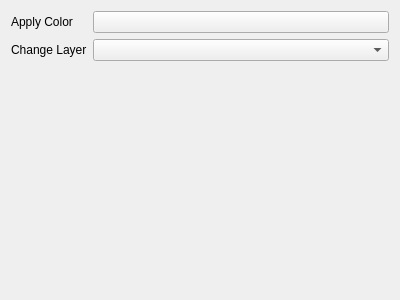
<?xml version="1.0" encoding="UTF-8"?>
<ui version="4.0">
 <class>Avogadro::QtPlugins::SelectionToolWidget</class>
 <widget class="QWidget" name="Avogadro::QtPlugins::SelectionToolWidget">
  <property name="geometry">
   <rect>
    <x>0</x>
    <y>0</y>
    <width>400</width>
    <height>300</height>
   </rect>
  </property>
  <property name="windowTitle">
   <string>Form</string>
  </property>
  <layout class="QFormLayout" name="formLayout">
   <!-- color Applied -->
   <item row="0" column="0">
    <widget class="QLabel" name="label">
     <property name="text">
      <string>Apply Color</string>
     </property>
    </widget>
   </item>
   <item row="0" column="1">
    <widget class="QPushButton" name="applyColorButton">
     <property name="autoFillBackground">
      <bool>true</bool>
     </property>
     <property name="text">
      <string/>
     </property>
    </widget>
   </item>
   <!-- change Layer  -->
   <item row="1" column="0">
    <widget class="QLabel" name="label">
     <property name="text">
      <string>Change Layer</string>
     </property>
    </widget>
   </item>
   <item row="1" column="1">
    <widget class="QComboBox" name="changeLayerDropDown">
    </widget>
   </item>
  </layout>
 </widget>
 <resources/>
 <connections/>
</ui>
